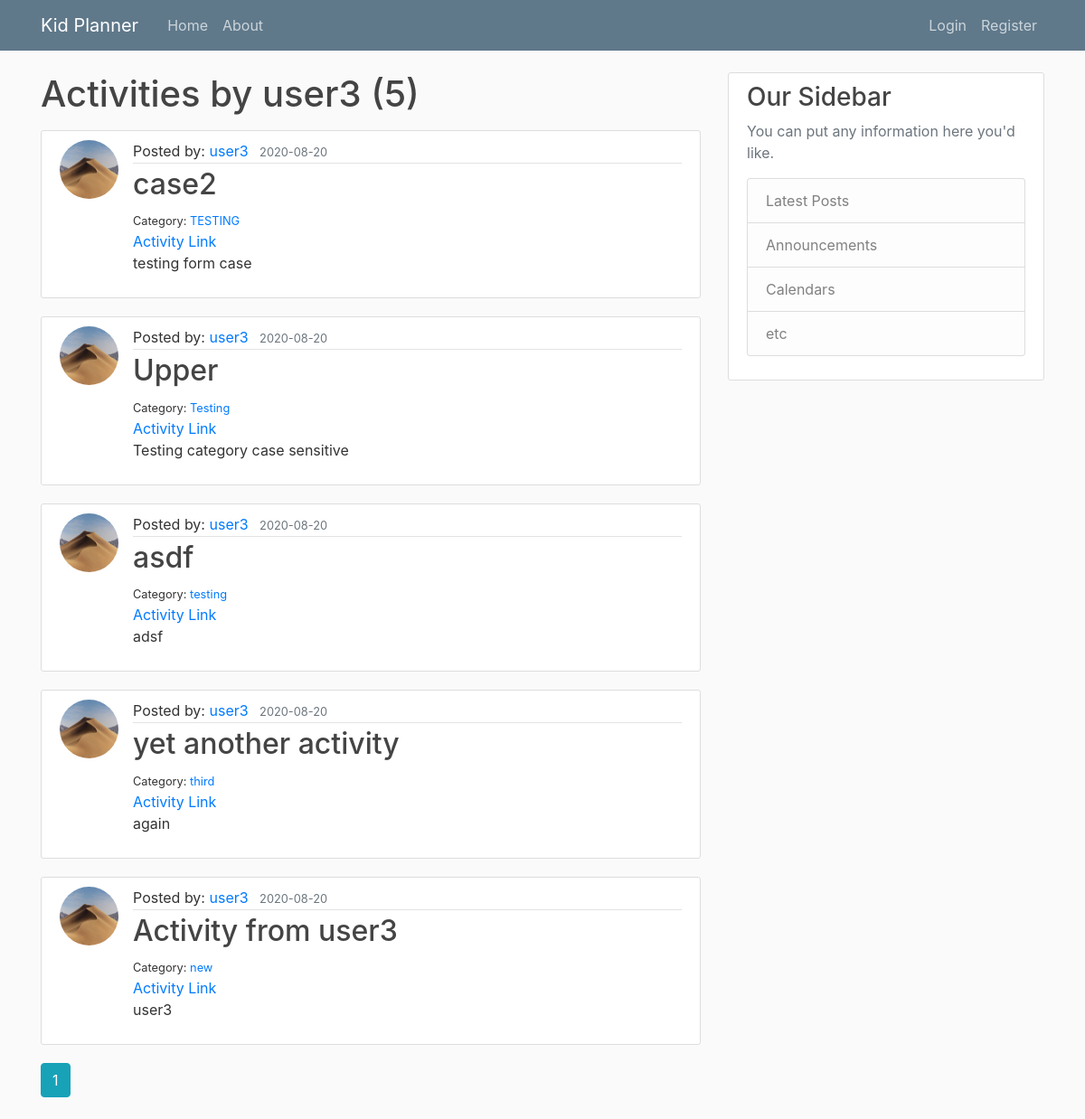
Screenshot of /user/user3 with the database file from the repository.
### planner/models.py (models this page shows, shortened)
class User(db.Model, UserMixin):
    id = db.Column(db.Integer, primary_key=True)
    username = db.Column(db.String(20), unique=True, nullable=False)
    email = db.Column(db.String(120), unique=True, nullable=False)
    image_file = db.Column(db.String(20), nullable=False, default='default.jpg')
    password = db.Column(db.String(60), nullable=False)
    activities = db.relationship('Activity', backref='author', lazy=True)

class Activity(db.Model):
    id = db.Column(db.Integer, primary_key=True)
    title = db.Column(db.String(100), nullable=False)
    link = db.Column(db.String(500), nullable=True, default="#")
    category = db.Column(db.String(100), nullable=True)
    description = db.Column(db.String(), nullable=True)
    date_posted = db.Column(db.DateTime, nullable=False, default=datetime.utcnow)
    user_id = db.Column(db.Integer, db.ForeignKey('user.id'), nullable=False)

### planner/users/routes.py (the view)
@users.route('/user/<string:username>')
def user_activities(username):
    page = request.args.get('page', 1, type=int)
    user = User.query.filter_by(username=username).first_or_404()
    activities = Activity.query.filter_by(author=user)\
        .order_by(Activity.date_posted.desc())\
        .paginate(page=page, per_page=5)
    return render_template('user_activities.html', activities=activities, user=user)

### planner/templates/user_activities.html
{% extends "layout.html" %}
{% block content %}
    <h1 class="mb-3">Activities by {{ user.username}} ({{ activities.total }})</h1>
    {% for activity in activities.items %}
        <article class="media content-section">
        <img class="rounded-circle article-img" src="{{ url_for('static', filename='profile_pics/' + activity.author.image_file) }}">
              <div class="media-body">
                <div class="article-metadata">
                  Posted by:  <a class="mr-2" href="{{ url_for('users.user_activities', username=activity.author.username) }}">{{ activity.author.username }}</a>
                  <small class="text-muted">{{ activity.date_posted.strftime('%Y-%m-%d') }}</small>
                </div>
                <h2><a class="article-title" href="{{ url_for('activities.activity', activity_id=activity.id) }}">{{ activity.title }}</a></h2>
                <small>Category:  <a href="{{ url_for('main.category_activities', category=activity.category) }}">{{ activity.category }}</a></small><br>
                <a href='{{ activity.link }}' target="_blank">Activity Link</a>
                <p class="article-content">{{ activity.description }}</p>
              </div>
            </article>
    {% endfor %}
    {% for page_num in activities.iter_pages(left_edge=1, right_edge=1, left_current=1, right_current=2) %}
      {% if page_num %}
          {% if activities.page == page_num %}
            <a class="btn btn-info mb-4" href="{{ url_for('users.user_activities', username=user.username, page=page_num) }}">{{ page_num }}</a>
          {% else %}
            <a class="btn btn-outline-info mb-4" href="{{ url_for('users.user_activities', username=user.username, page=page_num) }}">{{ page_num }}</a>
          {% endif %}
      {% else %}
       ...
      {% endif %}
    {% endfor %}
{% endblock content %}

### planner/static/main.css (style rules this page uses)
body { background: #fafafa; color: #333333; margin-top: 5rem; }
h1, h2, h3, h4, h5, h6 { color: #444444; }
.content-section { background: #ffffff; padding: 10px 20px; border: 1px solid #dddddd; border-radius: 3px; margin-bottom: 20px; }
.article-title { color: #444444; }
.article-content { white-space: pre-line; }
.article-img { height: 65px; width: 65px; margin-right: 16px; }
.article-metadata { padding-bottom: 1px; margin-bottom: 4px; border-bottom: 1px solid #e3e3e3 }

### rows the page displays
User: username "user3"
Activity: image_file (picture), author.username "user3", date_posted "2020-08-20", title "case2", category "TESTING", description "testing form case"
Activity: image_file (picture), author.username "user3", date_posted "2020-08-20", title "Upper", category "Testing", description "Testing category case sensitive"
Activity: image_file (picture), author.username "user3", date_posted "2020-08-20", title "asdf", category "testing", description "adsf"
Activity: image_file (picture), author.username "user3", date_posted "2020-08-20", title "yet another activity", category "third", description "again"
Activity: image_file (picture), author.username "user3", date_posted "2020-08-20", title "Activity from user3", category "new", description "user3"

### other values shown
{{ activities.total }} "5"
{{ page_num }} "1"
